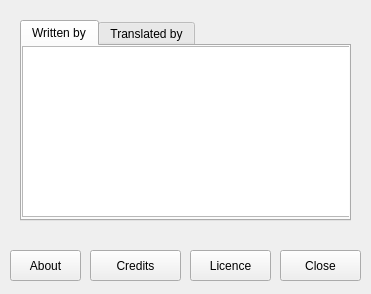
<?xml version="1.0" encoding="UTF-8"?>
<ui version="4.0">
 <class>about</class>
 <widget class="QDialog" name="about">
  <property name="geometry">
   <rect>
    <x>0</x>
    <y>0</y>
    <width>371</width>
    <height>294</height>
   </rect>
  </property>
  <property name="minimumSize">
   <size>
    <width>371</width>
    <height>294</height>
   </size>
  </property>
  <property name="maximumSize">
   <size>
    <width>371</width>
    <height>294</height>
   </size>
  </property>
  <property name="windowTitle">
   <string>About Wallch</string>
  </property>
  <property name="windowIcon">
   <iconset>
    <normaloff>:/icons/Pictures/wallpaper.png</normaloff>:/icons/Pictures/wallpaper.png</iconset>
  </property>
  <widget class="QPushButton" name="closeButton">
   <property name="geometry">
    <rect>
     <x>280</x>
     <y>250</y>
     <width>81</width>
     <height>31</height>
    </rect>
   </property>
   <property name="text">
    <string>Close</string>
   </property>
   <property name="autoDefault">
    <bool>false</bool>
   </property>
  </widget>
  <widget class="QPushButton" name="pushButton_2">
   <property name="geometry">
    <rect>
     <x>90</x>
     <y>250</y>
     <width>91</width>
     <height>31</height>
    </rect>
   </property>
   <property name="text">
    <string>Credits</string>
   </property>
   <property name="checkable">
    <bool>false</bool>
   </property>
   <property name="autoDefault">
    <bool>false</bool>
   </property>
  </widget>
  <widget class="QPushButton" name="pushButton_3">
   <property name="geometry">
    <rect>
     <x>190</x>
     <y>250</y>
     <width>81</width>
     <height>31</height>
    </rect>
   </property>
   <property name="text">
    <string>Licence</string>
   </property>
   <property name="checkable">
    <bool>false</bool>
   </property>
   <property name="autoDefault">
    <bool>false</bool>
   </property>
  </widget>
  <widget class="QPushButton" name="pushButton">
   <property name="geometry">
    <rect>
     <x>10</x>
     <y>250</y>
     <width>71</width>
     <height>31</height>
    </rect>
   </property>
   <property name="text">
    <string>About</string>
   </property>
   <property name="checkable">
    <bool>false</bool>
   </property>
   <property name="checked">
    <bool>false</bool>
   </property>
   <property name="autoDefault">
    <bool>false</bool>
   </property>
  </widget>
  <widget class="QStackedWidget" name="stackedWidget">
   <property name="geometry">
    <rect>
     <x>0</x>
     <y>0</y>
     <width>371</width>
     <height>251</height>
    </rect>
   </property>
   <property name="currentIndex">
    <number>1</number>
   </property>
   <widget class="QWidget" name="page">
    <widget class="QLabel" name="label">
     <property name="geometry">
      <rect>
       <x>150</x>
       <y>40</y>
       <width>71</width>
       <height>71</height>
      </rect>
     </property>
     <property name="text">
      <string/>
     </property>
     <property name="pixmap">
      <pixmap resource="icons.qrc">:/icons/Pictures/wallch.png</pixmap>
     </property>
     <property name="scaledContents">
      <bool>true</bool>
     </property>
    </widget>
    <widget class="QLabel" name="label_4">
     <property name="geometry">
      <rect>
       <x>0</x>
       <y>200</y>
       <width>371</width>
       <height>20</height>
      </rect>
     </property>
     <property name="font">
      <font>
       <pointsize>8</pointsize>
      </font>
     </property>
     <property name="text">
      <string/>
     </property>
     <property name="alignment">
      <set>Qt::AlignCenter</set>
     </property>
    </widget>
    <widget class="QLabel" name="label_3">
     <property name="geometry">
      <rect>
       <x>0</x>
       <y>138</y>
       <width>371</width>
       <height>41</height>
      </rect>
     </property>
     <property name="text">
      <string>Wallch allows your desktop
wallpaper to change automatically </string>
     </property>
     <property name="alignment">
      <set>Qt::AlignCenter</set>
     </property>
    </widget>
    <widget class="QLabel" name="label_2">
     <property name="geometry">
      <rect>
       <x>0</x>
       <y>106</y>
       <width>371</width>
       <height>41</height>
      </rect>
     </property>
     <property name="font">
      <font>
       <pointsize>15</pointsize>
       <weight>75</weight>
       <bold>true</bold>
      </font>
     </property>
     <property name="text">
      <string notr="true">Wallch 2.0</string>
     </property>
     <property name="alignment">
      <set>Qt::AlignCenter</set>
     </property>
    </widget>
    <widget class="QLabel" name="label_5">
     <property name="geometry">
      <rect>
       <x>0</x>
       <y>220</y>
       <width>371</width>
       <height>20</height>
      </rect>
     </property>
     <property name="toolTip">
      <string notr="true">http://wallch.t35.com/</string>
     </property>
     <property name="text">
      <string/>
     </property>
     <property name="alignment">
      <set>Qt::AlignCenter</set>
     </property>
     <property name="openExternalLinks">
      <bool>true</bool>
     </property>
    </widget>
    <widget class="QLabel" name="label_6">
     <property name="geometry">
      <rect>
       <x>120</x>
       <y>180</y>
       <width>151</width>
       <height>20</height>
      </rect>
     </property>
     <property name="text">
      <string>(GNOME 2 VERSION)</string>
     </property>
    </widget>
   </widget>
   <widget class="QWidget" name="page_2">
    <widget class="QTabWidget" name="tabWidget">
     <property name="geometry">
      <rect>
       <x>20</x>
       <y>20</y>
       <width>331</width>
       <height>201</height>
      </rect>
     </property>
     <property name="currentIndex">
      <number>0</number>
     </property>
     <widget class="QWidget" name="tab">
      <attribute name="title">
       <string>Written by</string>
      </attribute>
      <widget class="QTextBrowser" name="textBrowser">
       <property name="geometry">
        <rect>
         <x>0</x>
         <y>0</y>
         <width>331</width>
         <height>171</height>
        </rect>
       </property>
       <property name="openExternalLinks">
        <bool>true</bool>
       </property>
       <property name="openLinks">
        <bool>true</bool>
       </property>
      </widget>
     </widget>
     <widget class="QWidget" name="tab_2">
      <attribute name="title">
       <string>Translated by</string>
      </attribute>
      <widget class="QTextBrowser" name="textBrowser_2">
       <property name="geometry">
        <rect>
         <x>0</x>
         <y>0</y>
         <width>331</width>
         <height>171</height>
        </rect>
       </property>
       <property name="openExternalLinks">
        <bool>true</bool>
       </property>
      </widget>
     </widget>
    </widget>
   </widget>
   <widget class="QWidget" name="page_3">
    <widget class="QPlainTextEdit" name="plain">
     <property name="geometry">
      <rect>
       <x>13</x>
       <y>17</y>
       <width>341</width>
       <height>221</height>
      </rect>
     </property>
     <property name="plainText">
      <string notr="true">Wallch (Wallpaper Changer) is free software; you can redistribute it and/or modify it under the terms of the GNU General Public License as published by the Free Software Foundation; either version 3 of the License, or (at your option) any later version.

Wallch (Wallpaper Changer) is distributed in the hope that it will be useful,
but WITHOUT ANY WARRANTY; without even the implied warranty of
MERCHANTABILITY or FITNESS FOR A PARTICULAR PURPOSE.  See the
GNU General Public License for more details.

You should have received a copy of the GNU General Public License
along with Wallch (Wallpaper Changer); if not, write to the Free Software Foundation, Inc.,
51 Franklin Street, Fifth Floor, Boston, MA 02110-1301, USA

For further information you can also visit http://www.gnu.org/licenses/gpl.html</string>
     </property>
    </widget>
   </widget>
  </widget>
 </widget>
 <resources>
  <include location="icons.qrc"/>
 </resources>
 <connections/>
</ui>
